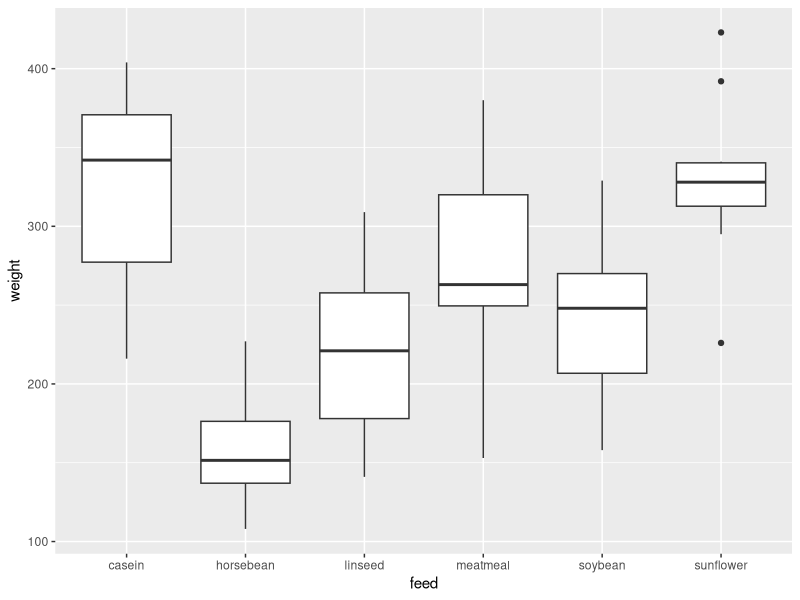
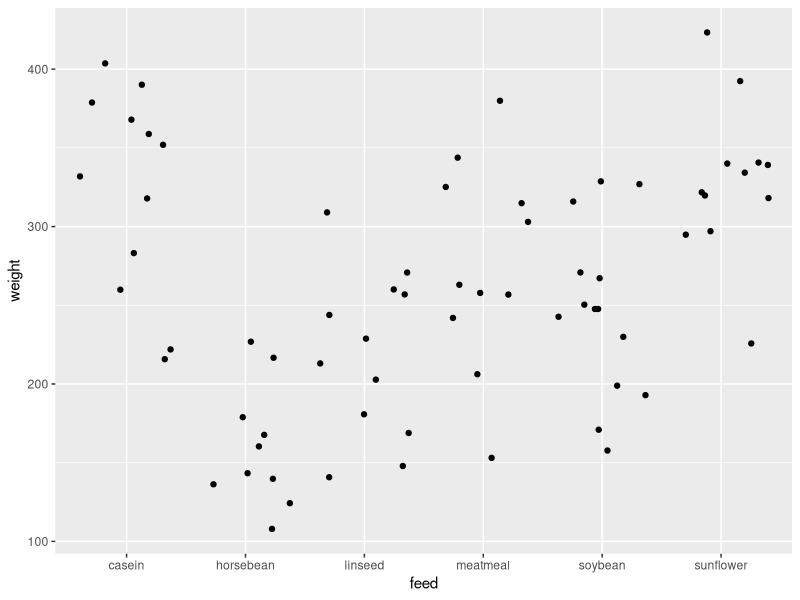

The R script that drew these images, in order: (Note: this script raises an error after producing the figures.)
## ---- chunk 1
knitr::opts_chunk$set(echo = TRUE)
## ---- chunk 2

library(tidyverse)
library(knitr)
## ---- chunk 3

chickwts %>% 
  group_by(feed) %>%
  summarise(n = length(feed),
            Average = mean(weight), 
            SD = sd(weight)) %>% kable()
  
## ---- chunk 4
ggplot(chickwts, aes( x = feed, y =  weight )) + 
  geom_boxplot()
## ---- chunk 5
ggplot(chickwts,aes(x=feed, y=weight)) + 
  geom_jitter() + 
  stat_summary(fun.data = mean_sdl,
               fun.args = list(mult=1),
               color="red")
## ---- chunk 6
analysis <- anova(chickwts_lm)
analysis
## ---- chunk 7

